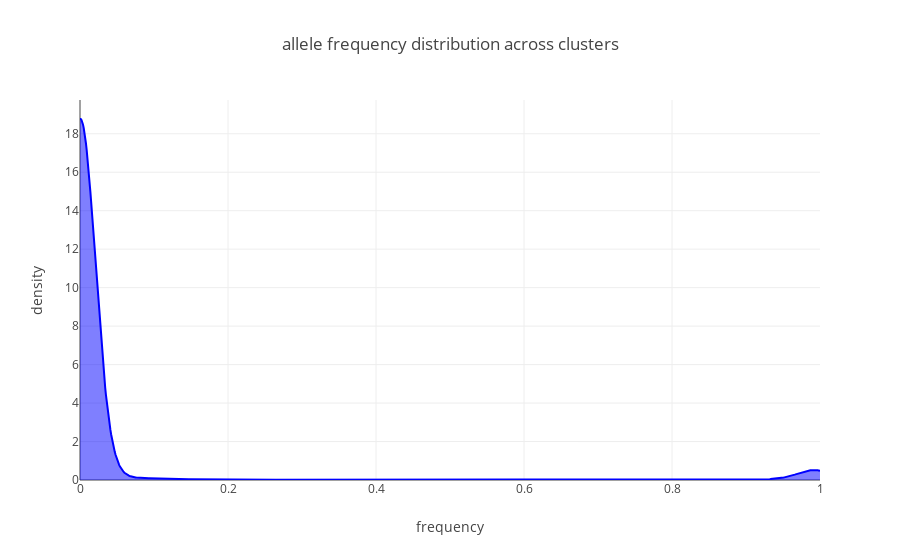

The notebook cell this image was saved under:
### Code cell
Across= list(it.chain(*freqs_matrix))


X_plot = np.linspace(0, 1, 1000)

freq_kde = KernelDensity(kernel='gaussian', bandwidth=0.02).fit(np.array(Across).reshape(-1,1))

log_dens = freq_kde.score_samples(X_plot.reshape(-1,1))

fig_roost_dens= [go.Scatter(x=X_plot, y=np.exp(log_dens), 
                            mode='lines', fill='tozeroy', name= 'mRNA pVal',
                            line=dict(color='blue', width=2))]
##

layout= go.Layout(
    title= 'allele frequency distribution across clusters',
    yaxis= dict(
        title= 'density'
    ),
    xaxis= dict(
        title= 'frequency'
    )
)

fig = go.Figure(data=fig_roost_dens, layout= layout)
iplot(fig)

### Figure 1 — Plotly figure (JSON) as saved in the notebook; plotly's stock layout.template omitted (floating-point values rounded to 4 significant figures; data arrays with more than 128 entries replaced by an {"elided": "..."} marker saying what was removed)
{"data": [{"fill": "tozeroy", "line": {"color": "blue", "width": 2}, "mode": "lines", "name": "mRNA pVal", "type": "scatter", "uid": "176b43b0-e4ee-4d33-8781-9d1a0a93c1ef", "x": {"elided": "1000 float values"}, "y": {"elided": "1000 float values"}}], "layout": {"title": "allele frequency distribution across clusters", "xaxis": {"title": "frequency"}, "yaxis": {"title": "density"}}}
